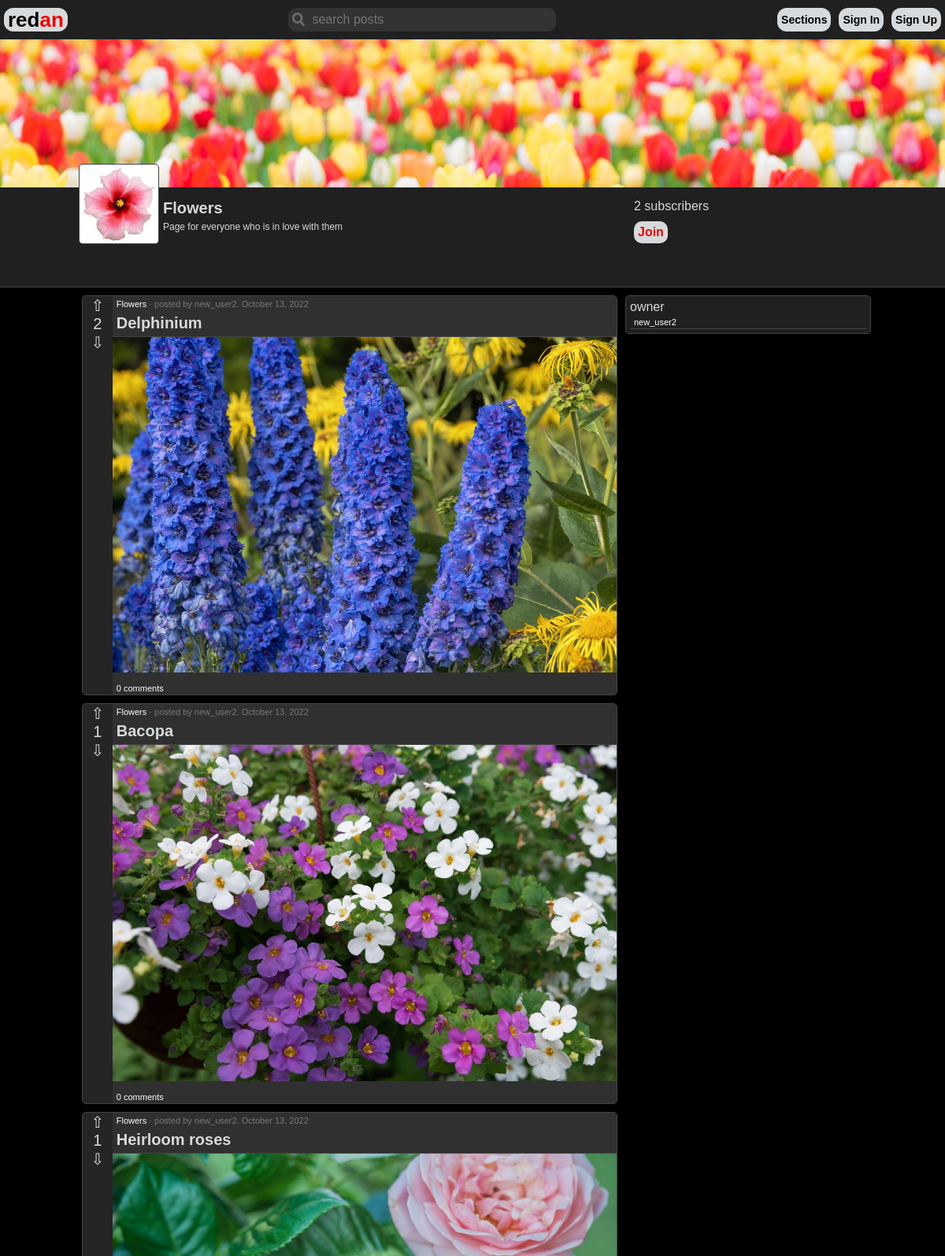
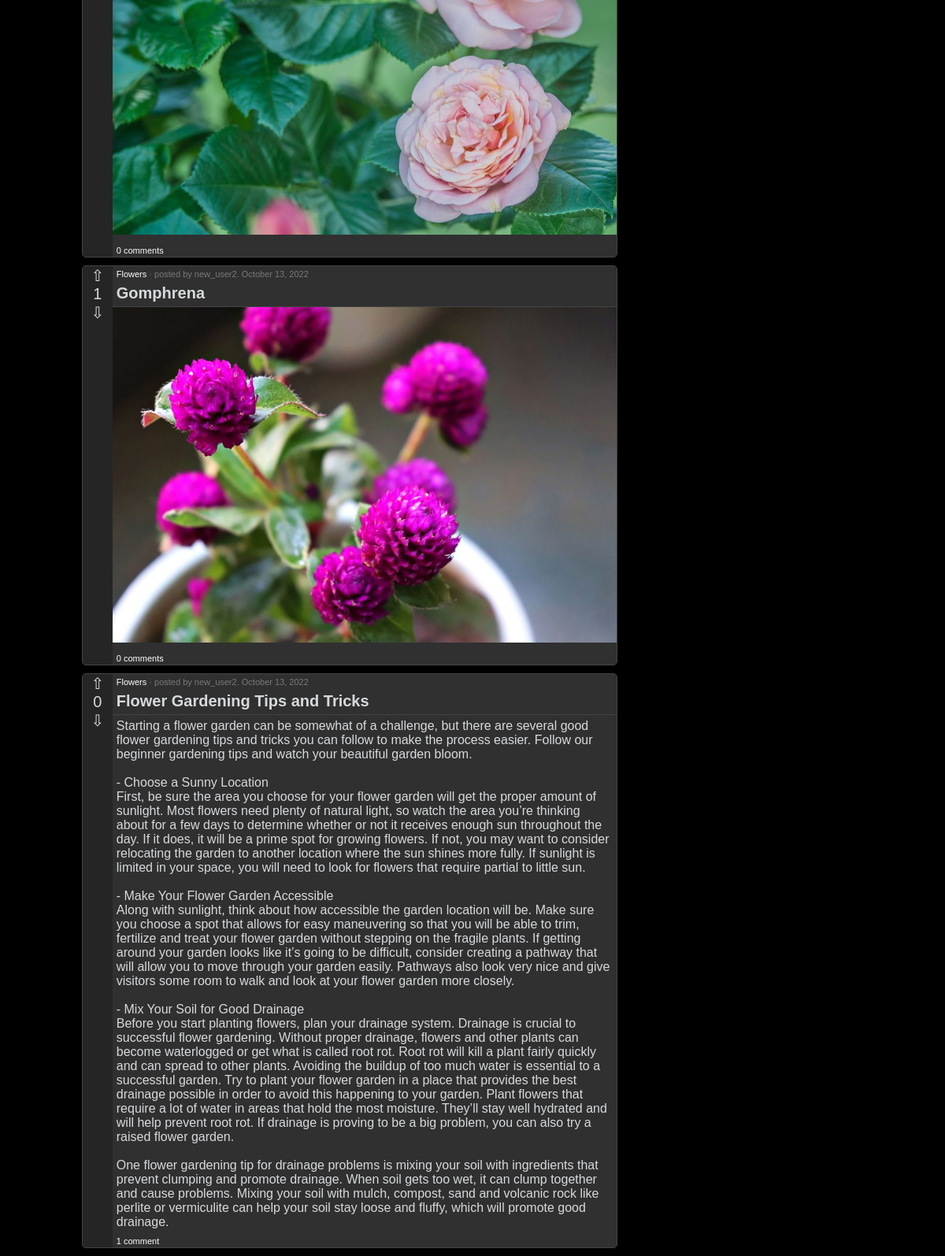
/sections/Flowers/, run on the app's committed database (2 pictures, top to bottom).
### ribbon/models.py (models this page shows, shortened)
class Section(models.Model):
    id = models.UUIDField(default=uuid.uuid4, unique=True, primary_key=True, editable=False)
    title = models.CharField(max_length=50, unique=True)
    short_description = models.CharField(max_length=50, blank=True)
    description = models.CharField(max_length=500, blank=True)
    image = models.ImageField(upload_to=section_image_path)
    banner = models.ImageField(upload_to=section_banner_path, blank=True)
    banner_color = models.TextField(max_length=7, null=False, default='#FFFFFF')
    owner = models.ForeignKey(Profile, on_delete=models.CASCADE)
    subscribers = models.ManyToManyField(User, editable=False)
    date_created = models.DateTimeField(auto_now_add=True)
    def __str__(self):
        return str(self.title)

class SectionPost(models.Model):
    id = models.UUIDField(default=uuid.uuid4, unique=True, primary_key=True, editable=False)
    section_id = models.ForeignKey(Section, on_delete=models.CASCADE)
    profile_id = models.ForeignKey(Profile, on_delete=models.CASCADE)
    title = models.CharField(max_length=100)
    rating = models.IntegerField(default=0)
    image = models.ImageField(upload_to=sectionpost_path, null=True, blank=True)
    content = models.TextField(max_length=4000, blank=True)
    date_published = models.DateTimeField(auto_now_add=True)
    class Meta():
        ordering = ['-rating', '-date_published']

### users/models.py (models this page shows, shortened)
class Profile(models.Model):
    id = models.UUIDField(default=uuid.uuid4, unique=True, primary_key=True, editable=False)
    user_id = models.OneToOneField(User, on_delete=models.CASCADE)
    about = models.CharField(max_length=200, blank=True)
    country = CountryField(blank=True)
    drf_token = models.CharField(max_length=50, blank=True, null=True)
    rating = models.IntegerField(default=0)
    profile_image = models.ImageField(upload_to='user/profile/', blank=True, default=defaultImage('profile'))
    banner_image = models.ImageField(upload_to='user/banner/', blank=True, default=defaultImage('banner'))
    def __str__(self):
        return str(self.user_id)

### ribbon/views.py (the view, shortened to what this page needs)
# urls.py: path('sections/<str:section_title>/', views.sectionView, name='section'),
def sectionView(request, section_title):
    section = Section.objects.get(title=section_title)
    user = request.user
    owner = section.owner
    posts = SectionPost.objects.filter(section_id=section.id)
    is_subscriber = user in section.subscribers.all()
    context = {
        'section': section,
        'posts': posts,
        'owner': owner,
        'is_subscriber': is_subscriber,
    }
    return render(request, 'ribbon/section.html', context)

### ribbon/templates/ribbon/section.html (shortened to what this page needs)
{% extends 'ribbon/base.html' %}
{% block content %}
<head>
</head>
<main>
    <div class="section_banner" style="background-color: {{ section.banner_color  }};">
        {% if section.banner %}
            <img style="display: block; margin-left: auto; margin-right: auto; max-width: 100%; object-fit: cover;" src="{{ section.banner.url }}">
        {% endif %}
    </div>
    <div class="div_section_header bottom_border">
        <div class="section_header_info section_posts">
            <div>
                <img class="section_img" src="{{ section.image.url }}">
            </div>
            <div>
                <div class="post_title div_title">
                    {{ section.title }}
                </div>
                {% if section.short_description %}
                <div class="section_description">
                    {{ section.short_description }}
                </div>
                {% endif %}
            </div>
        </div>
        <div class="section_header_buttons">
            <div class="div_title">
                {{ section.subscribers.count }} subscriber{{ section.subscribers.count|pluralize:'s'}}
            </div>
            <form method="POST" action="">
                {% if is_subscriber %}
                <a class="submit-btn cancel-btn a-as-btn" href="{% url 'post_create' section.title %}">New post</a>
                <button type="submit" class="section_button div_title a-as-btn p-5 logo_link">Leave</button>
                {% else %}
                <button type="submit" class="section_button div_title a-as-btn p-5 logo_link">Join</button>
                {% endif %}
            </form>
        </div>
    </div>
    <div class="section_flex">
        <div class="section_posts">
            {% for post in posts %}
                {% include 'ribbon/single-post.html' %}
            {% endfor %}
        </div>
        <div class="section_info">
            <div class="bottom_border">
                owner<br>
                <a class="post_main_link" href="{% url 'user' owner %}">{{ owner }}</a>
            </div>
        </div>
    </div>
</main>
{% endblock content %}

### ribbon/templates/ribbon/single-post.html (shortened to what this page needs)
<div class="div_post">
    <div class="div_post_rating">
        <div>
            <span id="post-{{ post.id }}-up" class="post_vote pointer" data-value="up" data-post_id="{{ post.id }}" data-section_id="{{ post.section_id.id }}">&#8679;</span>
        </div>
        <div>
            <span id="post-{{ post.id }}-rating">{{ post.rating }}</span>
        </div>
        <div>
            <span id="post-{{ post.id }}-down" class="post_vote pointer" data-value="down" data-post_id="{{ post.id }}" data-section_id="{{ post.section_id.id }}">&#8681;</span>
        </div>
    </div>
    <div class="post_content">
        <div>
            <a class="post_main_link" href="{% url 'section' post.section_id.title %}">{{ post.section_id.title }}</a><span class="post_info"> · posted by <a class="post_secondary_link" href="{% url 'user' post.profile_id.user_id %}">{{ post.profile_id }}</a>. {{ post.date_published|date:"F j, Y" }}</span>
        </div>
        <div class="div_title">
            <a class="post_title" href="{% url 'post' post.section_id.title post.id %}">{{ post.title }}</a>
        </div>
        <div class="bottom_border"></div>
        {% if post.image %}
            <img style="width: 100%" src="{{ post.image.url }}">
        {% endif %}
        <div class="post_text">
            {{ post.content|linebreaksbr }}
        </div>
        <div>
            <a class="post_main_link" href="{% url 'post' post.section_id.title post.id %}#comments">{{ post.comment_set.all.count }} сomment{{ post.comment_set.all.count|pluralize:'s'}}</a>
        </div>
    </div>
</div>

### ribbon/static/ribbon/main.css (style rules this page uses)
body { background-color: #000; margin: 0; font-family: "Trebuchet MS", "Verdana", "Tahoma", sans-serif; }
.logo_link { color: #e00; }
.div_post { display: flex; margin: 10px; color: #D7DADC; background-color: #252525; border: solid 1px #444; border-radius: 5px; }
.div_post_rating { display: flex; flex-direction: column; width: 40px; }
.div_post_rating div { text-align: center; }
.div_post_rating span { text-decoration: none; color: inherit; font-size: 20px; }
.post_content { display: flex; flex-direction: column; border-radius: 0 5px 5px 0; background-color: #303030; width: 100%; }
.post_main_link { margin: 5px 0px 0px 5px; text-decoration: none; font-size: 11px; color: #fff; }
.post_secondary_link { text-decoration: none; color: #77797a; }
.post_info { font-size: 11px; color: #77797a; }
.div_title { margin: 5px; }
.bottom_border { border-bottom: solid 1px #444; }
.post_title { font-size: 20px; text-decoration: none; font-weight: bold; color: #D7DADC; }
.post_text { margin: 5px; }
.a-as-btn { text-decoration: none; appearance: button; }
.div_section_header { display: flex; flex-flow: row; justify-content: center; min-width: 650px; padding: 10px; color: #D7DADC; background-color: #202020; }
.section_header_info { display: flex; flex-flow: row; }
.section_header_buttons { margin: 0 auto auto 0; width: 300px; min-width: 200px; }
.section_button { border: none; border-radius: 10px; background-color: #D7DADC; font-weight: bold; font-size: inherit; font-family: inherit; cursor: pointer; }
.section_img { height: 100px; border-radius: 5px; border: solid 1px #444; position: relative; background-color: #202020; top: -40px; }
.section_banner { min-height: 50px; min-width: 650px; background-color: #303030; }
.section_flex { display: flex; justify-content: center; }
.section_posts { width: 700px; min-width: 400px; margin: 0 0 0 auto; }
.section_info { margin: 10px auto auto 0; width: 300px; min-width: 200px; padding: 5px; color: #D7DADC; background-color: #202020; border: solid 1px #444; border-radius: 5px; }
.section_description { max-height: 200px; overflow: auto; font-size: 12px; margin-left: 5px; }
.p-5 { padding: 5px; }
.pointer { cursor: pointer; }

### data on the page
Section: banner (picture), image (picture), title "Flowers", short_description "Page for everyone who is in love with them", subscribers.count "2"
SectionPost: rating "2", section_id "Flowers", profile_id "new_user2", date_published "October 13, 2022", title "Delphinium", image (picture), comment_set.all.count "0"
SectionPost: rating "1", section_id "Flowers", profile_id "new_user2", date_published "October 13, 2022", title "Bacopa", image (picture), comment_set.all.count "0"
SectionPost: rating "1", section_id "Flowers", profile_id "new_user2", date_published "October 13, 2022", title "Heirloom roses", image (picture), comment_set.all.count "0"
SectionPost: rating "1", section_id "Flowers", profile_id "new_user2", date_published "October 13, 2022", title "Gomphrena", image (picture), comment_set.all.count "0"
SectionPost: rating "0", section_id "Flowers", profile_id "new_user2", date_published "October 13, 2022", title "Flower Gardening Tips and Tricks", content "Starting a flower garden can be somewhat of a challenge, but there are several good flower gardening tips and tricks you can follow to make the process easier. Follow our beginner gardening tips and watch your beautiful garden bloom. - Choose a Sunny Location First, be sure the area you choose for your flower garden will get the proper amount of sunlight. Most flowers need plenty of natural light, so watch the area you’re thinking about for a few days to determine whether or not it receives enough sun throughout the day. If it does, it will be a prime spot for growing flowers. If not, you may want to consider relocating the garden to another location where the sun shines more fully. If…", comment_set.all.count "1"
Profile: user_id.username "new_user2"
